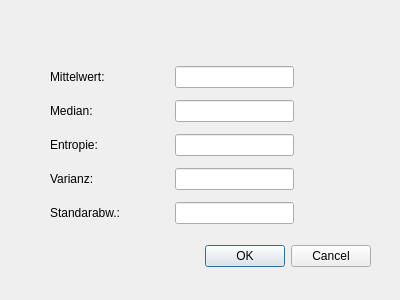
<?xml version="1.0" encoding="UTF-8"?>
<ui version="4.0">
 <class>DlgMeasure</class>
 <widget class="QDialog" name="DlgMeasure">
  <property name="geometry">
   <rect>
    <x>0</x>
    <y>0</y>
    <width>400</width>
    <height>300</height>
   </rect>
  </property>
  <property name="windowTitle">
   <string>Dialog</string>
  </property>
  <widget class="QDialogButtonBox" name="buttonBox">
   <property name="geometry">
    <rect>
     <x>30</x>
     <y>240</y>
     <width>341</width>
     <height>32</height>
    </rect>
   </property>
   <property name="orientation">
    <enum>Qt::Horizontal</enum>
   </property>
   <property name="standardButtons">
    <set>QDialogButtonBox::Cancel|QDialogButtonBox::Ok</set>
   </property>
  </widget>
  <widget class="QWidget" name="">
   <property name="geometry">
    <rect>
     <x>50</x>
     <y>60</y>
     <width>244</width>
     <height>171</height>
    </rect>
   </property>
   <layout class="QVBoxLayout" name="verticalLayout">
    <item>
     <layout class="QHBoxLayout" name="horizontalLayout">
      <item>
       <widget class="QLabel" name="label">
        <property name="text">
         <string>Mittelwert:</string>
        </property>
       </widget>
      </item>
      <item>
       <widget class="QLineEdit" name="tfAvg">
        <property name="enabled">
         <bool>true</bool>
        </property>
        <property name="sizePolicy">
         <sizepolicy hsizetype="Preferred" vsizetype="Fixed">
          <horstretch>0</horstretch>
          <verstretch>0</verstretch>
         </sizepolicy>
        </property>
        <property name="readOnly">
         <bool>true</bool>
        </property>
       </widget>
      </item>
     </layout>
    </item>
    <item>
     <layout class="QHBoxLayout" name="horizontalLayout_2">
      <item>
       <widget class="QLabel" name="label_2">
        <property name="text">
         <string>Median:</string>
        </property>
       </widget>
      </item>
      <item>
       <widget class="QLineEdit" name="tfMedian">
        <property name="enabled">
         <bool>true</bool>
        </property>
        <property name="sizePolicy">
         <sizepolicy hsizetype="Preferred" vsizetype="Fixed">
          <horstretch>0</horstretch>
          <verstretch>0</verstretch>
         </sizepolicy>
        </property>
        <property name="readOnly">
         <bool>true</bool>
        </property>
       </widget>
      </item>
     </layout>
    </item>
    <item>
     <layout class="QHBoxLayout" name="horizontalLayout_3">
      <item>
       <widget class="QLabel" name="label_3">
        <property name="text">
         <string>Entropie:</string>
        </property>
       </widget>
      </item>
      <item>
       <widget class="QLineEdit" name="tfEtnropie">
        <property name="enabled">
         <bool>true</bool>
        </property>
        <property name="sizePolicy">
         <sizepolicy hsizetype="Preferred" vsizetype="Fixed">
          <horstretch>0</horstretch>
          <verstretch>0</verstretch>
         </sizepolicy>
        </property>
        <property name="readOnly">
         <bool>true</bool>
        </property>
       </widget>
      </item>
     </layout>
    </item>
    <item>
     <layout class="QHBoxLayout" name="horizontalLayout_4">
      <item>
       <widget class="QLabel" name="label_4">
        <property name="text">
         <string>Varianz:</string>
        </property>
       </widget>
      </item>
      <item>
       <widget class="QLineEdit" name="tfVar">
        <property name="enabled">
         <bool>true</bool>
        </property>
        <property name="sizePolicy">
         <sizepolicy hsizetype="Preferred" vsizetype="Fixed">
          <horstretch>0</horstretch>
          <verstretch>0</verstretch>
         </sizepolicy>
        </property>
        <property name="readOnly">
         <bool>true</bool>
        </property>
       </widget>
      </item>
     </layout>
    </item>
    <item>
     <layout class="QHBoxLayout" name="horizontalLayout_5">
      <item>
       <widget class="QLabel" name="label_5">
        <property name="text">
         <string>Standarabw.:</string>
        </property>
       </widget>
      </item>
      <item>
       <widget class="QLineEdit" name="tfStandard">
        <property name="enabled">
         <bool>true</bool>
        </property>
        <property name="sizePolicy">
         <sizepolicy hsizetype="Preferred" vsizetype="Fixed">
          <horstretch>0</horstretch>
          <verstretch>0</verstretch>
         </sizepolicy>
        </property>
        <property name="readOnly">
         <bool>true</bool>
        </property>
       </widget>
      </item>
     </layout>
    </item>
   </layout>
  </widget>
 </widget>
 <resources/>
 <connections>
  <connection>
   <sender>buttonBox</sender>
   <signal>accepted()</signal>
   <receiver>DlgMeasure</receiver>
   <slot>accept()</slot>
   <hints>
    <hint type="sourcelabel">
     <x>248</x>
     <y>254</y>
    </hint>
    <hint type="destinationlabel">
     <x>157</x>
     <y>274</y>
    </hint>
   </hints>
  </connection>
  <connection>
   <sender>buttonBox</sender>
   <signal>rejected()</signal>
   <receiver>DlgMeasure</receiver>
   <slot>reject()</slot>
   <hints>
    <hint type="sourcelabel">
     <x>316</x>
     <y>260</y>
    </hint>
    <hint type="destinationlabel">
     <x>286</x>
     <y>274</y>
    </hint>
   </hints>
  </connection>
 </connections>
</ui>
